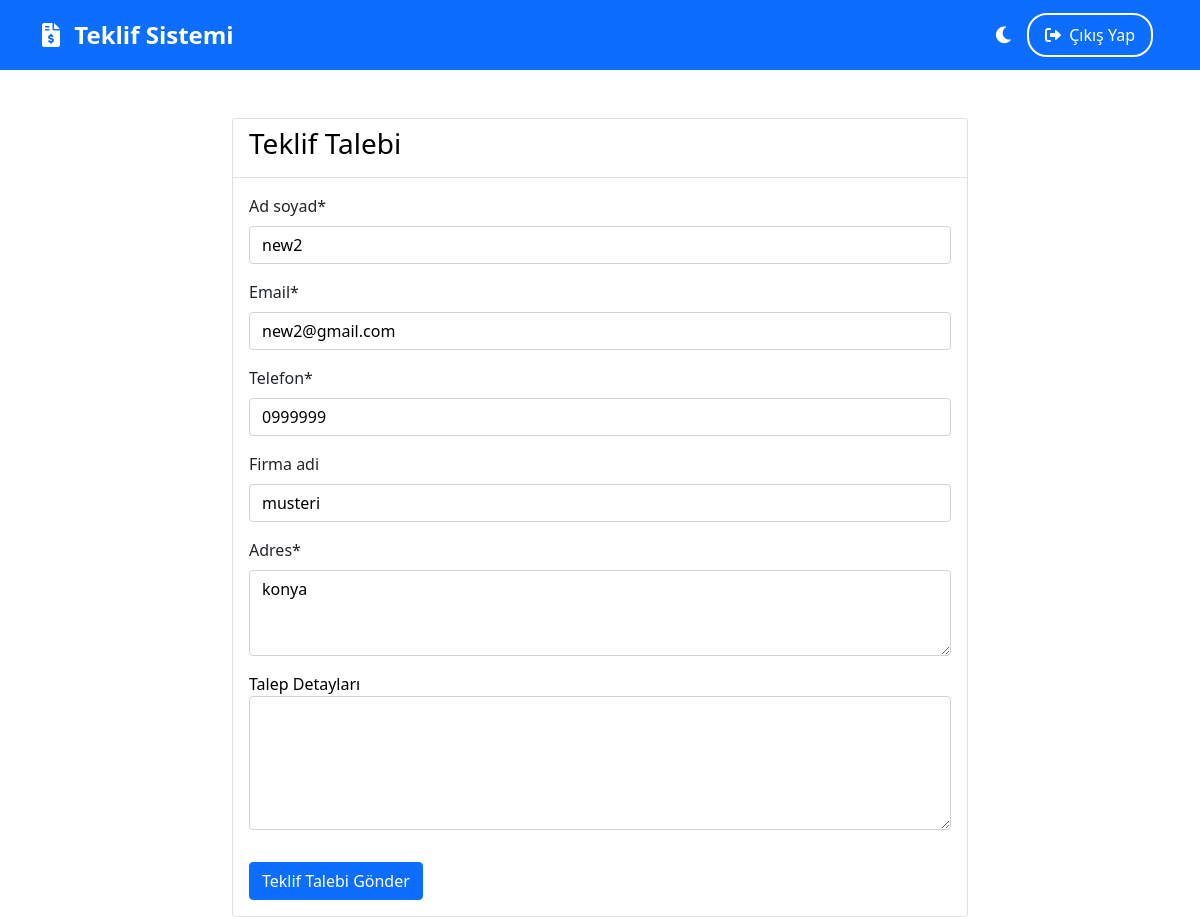
The page /talep-formu/ (signed in) on the database its author committed.
### musteri/models.py (models this page shows, shortened)
class Musteri(models.Model):
    user = models.ForeignKey(User, on_delete=models.CASCADE, null=True, blank=True)
    ad_soyad = models.CharField(max_length=100)
    email = models.EmailField(unique=True)
    telefon = models.CharField(max_length=20)
    firma_adi = models.CharField(max_length=100, blank=True)
    adres = models.TextField()
    created_at = models.DateTimeField(auto_now_add=True)
    class Meta:
        verbose_name = 'Müşteri'
        verbose_name_plural = 'Müşteriler'

### musteri/views.py (the view)
# urls.py: path('talep-formu/', musteri_talep_formu, name='musteri_talep_formu'),
def musteri_talep_formu(request):
    if request.method == 'POST':
        form = MusteriTalepFormu(request.POST)
        form.request = request
        try:
            email = request.POST.get('email')
            mevcut_musteri = None
            if request.user.is_authenticated:
                mevcut_musteri = request.user.musteri_set.first()
            if not mevcut_musteri and email:
                mevcut_musteri = Musteri.objects.filter(email=email).first()
            if mevcut_musteri:
                mevcut_musteri.ad_soyad = request.POST.get('ad_soyad', mevcut_musteri.ad_soyad)
                mevcut_musteri.telefon = request.POST.get('telefon', mevcut_musteri.telefon)
                mevcut_musteri.firma_adi = request.POST.get('firma_adi', mevcut_musteri.firma_adi)
                mevcut_musteri.adres = request.POST.get('adres', mevcut_musteri.adres)
                if request.user.is_authenticated and not mevcut_musteri.user:
                    mevcut_musteri.user = request.user
                mevcut_musteri.save()
                musteri = mevcut_musteri
            else:
                if form.is_valid():
                    musteri = form.save(commit=False)
                    if request.user.is_authenticated:
                        musteri.user = request.user
                    musteri.save()
                else:
                    return render(request, 'musteri/talep_formu.html', {'form': form})
            talep_detay = request.POST.get('talep_detay')
            Teklif.objects.create(
                musteri=musteri,
                notlar=talep_detay,
                toplam_tutar=0,
                durum='BEKLEMEDE'
            )
            messages.success(request, 'Teklif talebiniz başarıyla alınmıştır.')
            if request.user.is_authenticated:
                return redirect('musteri_paneli')
            return redirect('talep_basarili')
        except Exception as e:
            logger.error(f"Teklif oluşturma hatası: {str(e)}")
            messages.error(request, 'Teklif oluşturulurken bir hata oluştu. Lütfen daha sonra tekrar deneyin.')
            return render(request, 'musteri/talep_formu.html', {'form': form})
    else:
        initial_data = {}
        if request.user.is_authenticated:
            musteri = request.user.musteri_set.first()
            if musteri:
                initial_data = {
                    'ad_soyad': musteri.ad_soyad,
                    'email': musteri.email,
                    'telefon': musteri.telefon,
                    'firma_adi': musteri.firma_adi,
                    'adres': musteri.adres
                }
        form = MusteriTalepFormu(initial=initial_data)
        form.request = request
    return render(request, 'musteri/talep_formu.html', {'form': form})

### musteri/forms.py (shortened to what this page needs)
class MusteriTalepFormu(forms.ModelForm):
    class Meta:
        model = Musteri
        fields = ['ad_soyad', 'email', 'telefon', 'firma_adi', 'adres']
        widgets = {
            'adres': forms.Textarea(attrs={'rows': 3}),
        }

### templates/musteri/talep_formu.html (shortened to what this page needs)
{% extends 'base.html' %}
{% load crispy_forms_tags %}
{% block content %}
<div class="container mt-5">
    <div class="row">
        <div class="col-md-8 offset-md-2">
            <div class="card">
                <div class="card-header">
                    <h3>Teklif Talebi</h3>
                </div>
                <div class="card-body">
                    <form method="post">
                        {{ form|crispy }}
                        <div class="form-group">
                            <label>Talep Detayları</label>
                            <textarea name="talep_detay" class="form-control" rows="5" required></textarea>
                        </div>
                        <button type="submit" class="btn btn-primary mt-3">Teklif Talebi Gönder</button>
                    </form>
                </div>
            </div>
        </div>
    </div>
</div>
{% endblock %}

### templates/base.html (style rules this page uses)
:root[data-theme="light"] { --bg-color: #ffffff; --text-color: #000000; --navbar-bg: #0d6efd; --navbar-text: #ffffff; --card-bg: #ffffff; --card-border: rgba(0,0,0,0.125); --table-text: #000000; --table-bg: #ffffff; --table-border: #dee2e6; --table-hover: rgba(0,0,0,0.075); --input-bg: #ffffff; --input-text: #000000; --input-border: #ced4da; --input-focus: #80bdff; --label-text: #212529; }
body { background-color: var(--bg-color); color: var(--text-color); transition: background-color 0.3s ease, color 0.3s ease; }
.card { background-color: var(--card-bg); border-color: var(--card-border); }
.form-group { margin-bottom: 1rem; }
.form-control { background-color: var(--input-bg); border-color: var(--input-border); color: var(--input-text); }
.form-label { color: var(--label-text); }
.card-header { background-color: var(--card-bg); border-bottom-color: var(--card-border); color: var(--text-color); }

### rows shown on the page
Musteri: ad_soyad "new2", email "new2@gmail.com", telefon "0999999", firma_adi "musteri", adres "konya"
